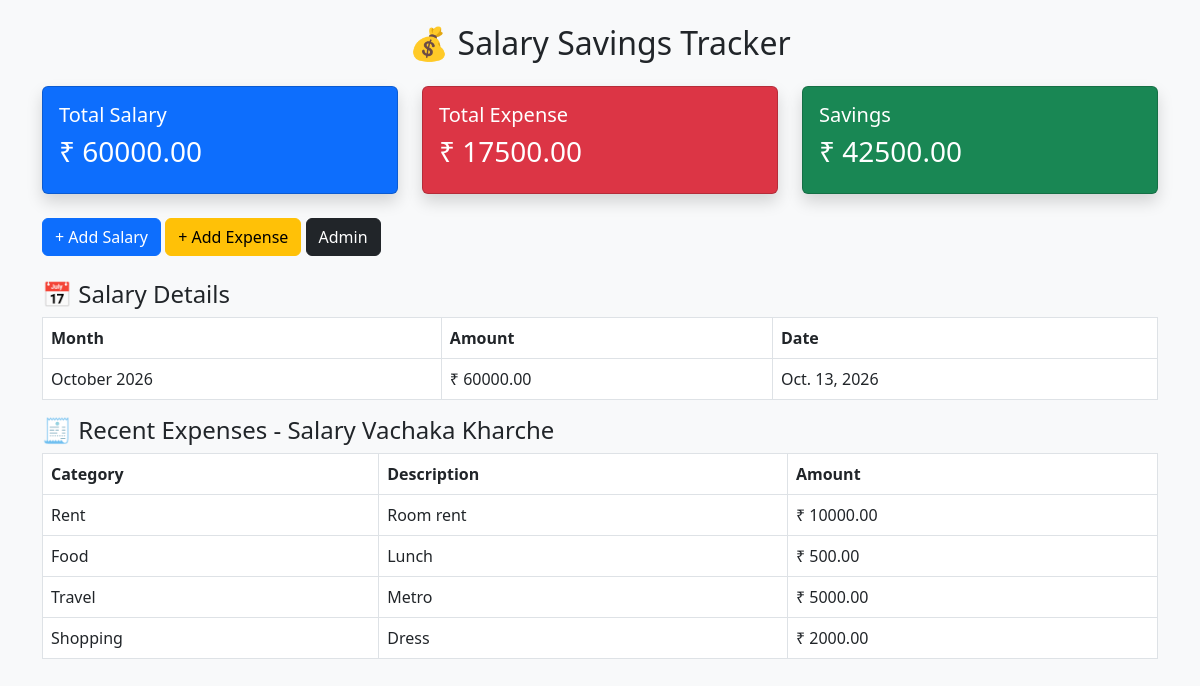
The page / on the database its author committed.
### core/models.py (models this page shows, shortened)
class Salary(models.Model):
    user = models.ForeignKey(User, on_delete=models.CASCADE, null=True)
    month = models.CharField(max_length=20)  # Eg: Jan 2026
    amount = models.DecimalField(max_digits=10, decimal_places=2)
    date_added = models.DateField(auto_now_add=True)

class Expense(models.Model):
    CATEGORY_CHOICES = [
        ('Rent', 'Rent'),
        ('Food', 'Food'),
        ('Travel', 'Travel'),
        ('Shopping', 'Shopping'),
        ('Other', 'Other'),
    ]
    salary = models.ForeignKey(Salary, on_delete=models.CASCADE, related_name='expenses')
    category = models.CharField(max_length=20, choices=CATEGORY_CHOICES)
    description = models.CharField(max_length=100)
    amount = models.DecimalField(max_digits=10, decimal_places=2)

### core/views.py (the view)
# urls.py: path('', views.dashboard, name='dashboard'),
def dashboard(request):
    salaries = Salary.objects.all().order_by('-date_added')
    total_salary = sum([s.amount for s in salaries])
    total_expense = sum([e.amount for e in Expense.objects.all()])
    total_saving = total_salary - total_expense
    context = {
        'salaries': salaries,
        'total_salary': total_salary,
        'total_expense': total_expense,
        'total_saving': total_saving,
        'expenses': Expense.objects.all()
    }
    return render(request, 'dashboard.html', context)

### core/templates/dashboard.html (shortened to what this page needs)
<!DOCTYPE html>
<html>
<head>
<link href="https://cdn.jsdelivr.net/npm/bootstrap@5.3.0/dist/css/bootstrap.min.css" rel="stylesheet">
</head>
<body class="bg-light">
<div class="container mt-4">
<h2 class="text-center">💰 Salary Savings Tracker</h2>
<div class="row mt-4">
<div class="col-md-4"><div class="card bg-primary text-white p-3 shadow"><h5>Total Salary</h5><h3>₹ {{total_salary}}</h3></div></div>
<div class="col-md-4"><div class="card bg-danger text-white p-3 shadow"><h5>Total Expense</h5><h3>₹ {{total_expense}}</h3></div></div>
<div class="col-md-4"><div class="card bg-success text-white p-3 shadow"><h5>Savings</h5><h3>₹ {{total_saving}}</h3></div></div>
</div>
<div class="mt-4">
<a href="/add-salary/" class="btn btn-primary">+ Add Salary</a>
<a href="/add-expense/" class="btn btn-warning">+ Add Expense</a>
<a href="/admin/" class="btn btn-dark">Admin</a>
</div>
<h4 class="mt-4">📅 Salary Details</h4>
<table class="table table-bordered bg-white">
<tr><th>Month</th><th>Amount</th><th>Date</th></tr>
{% for s in salaries %}
<tr><td>{{s.month}}</td><td>₹ {{s.amount}}</td><td>{{s.date_added}}</td></tr>
{% endfor %}
</table>
<h4>🧾 Recent Expenses - Salary Vachaka Kharche</h4>
<table class="table table-bordered bg-white">
<tr><th>Category</th><th>Description</th><th>Amount</th></tr>
{% for e in expenses %}
<tr><td>{{e.category}}</td><td>{{e.description}}</td><td>₹ {{e.amount}}</td></tr>
{% endfor %}
</table>
</div>
</body>
</html>

### rows shown on the page
Salary: month "October 2026", amount "60000.00", date_added "Oct. 13, 2026"
Expense: category "Rent", description "Room rent", amount "10000.00"
Expense: category "Food", description "Lunch", amount "500.00"
Expense: category "Travel", description "Metro", amount "5000.00"
Expense: category "Shopping", description "Dress", amount "2000.00"

### other values the page prints
{{ total_salary }} "60000.00"
{{ total_expense }} "17500.00"
{{ total_saving }} "42500.00"
